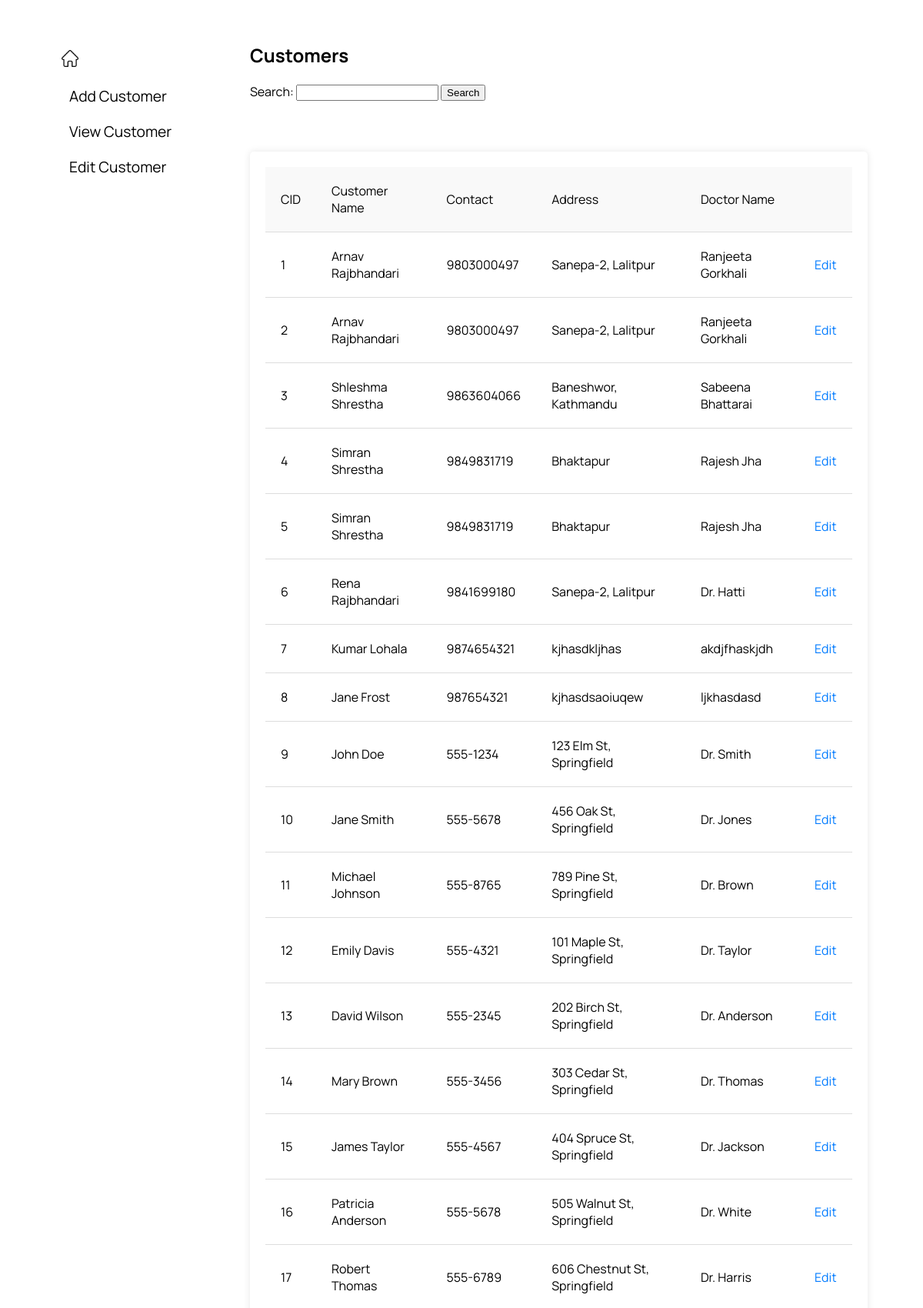
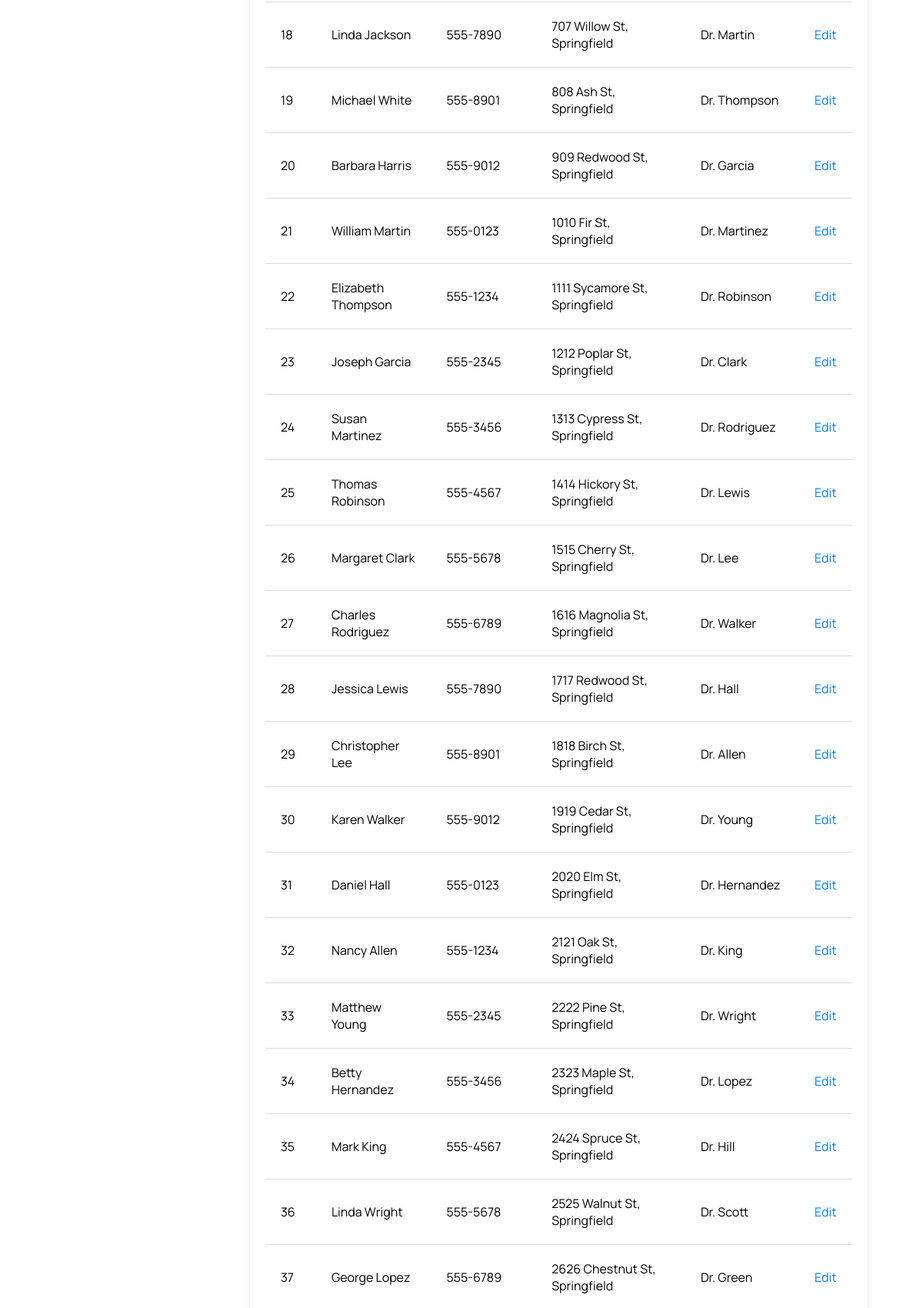
The page /view_customer.php (upper part) on the database its author committed (2 pictures, top to bottom).
### tables this page shows
CREATE TABLE `customer` (
  `cid` int(11) NOT NULL,
  `c_name` varchar(75) NOT NULL,
  `c_contact` varchar(10) NOT NULL,
  `c_address` varchar(75) NOT NULL,
  `doctor_name` varchar(75) NOT NULL
);

### view_customer.php (the view, shortened to what this page needs)
<html>
<head>
    <link rel="stylesheet" type="text/css" href="style-test.css">
</head>
<body>
  <div class="depth-0">
      <div class="nav-depth-1">
        <div class="nav-depth-2">
          <div class="customer-nav-depth-3-links">
            <div class="customer-nav-depth-4-logo">
              <a href="#"><img src="home.png" class="home-logo-img"></a>
            </div>
            <div class="nav-depth-4-links">
              <ul class="nav-links">
                        <li><a href="add_customer.php">Add Customer</a></li>
                        <li><a href="view_customer.php">View Customer</a></li>
                        <li><a href="#">Edit Customer</a></li>
                    </ul>
            </div>
          </div>
        </div>
      </div>
      <div class="container-depth-1">
        <div class="container-depth-2-head-cst">
          <h1>Customers</h1>
        </div>
        <div class="container-depth-2-search-cst">
            <form action="view_customer.php" method="GET">
              <label for="search-customer">Search:</label>
              <input type="text" id="site-search" name="search-customer" value="<?php echo isset($_GET['search-customer']) ? htmlspecialchars($_GET['search-customer']) : ''; ?>" />
              <button type="submit">Search</button>
            </form>
        </div>
        <div class="container-depth-2-content-cst">
              <div style="overflow-y: auto; height: 60%;">
                <table>
                <tr>
                  <th>CID</th>
                  <th>Customer Name</th>
                  <th>Contact</th>
                  <th>Address</th>
                  <th>Doctor Name</th>
                  <th></th>
                </tr>
                <?php
            include 'db_connect.php';
            $sql = "SELECT * FROM customer";
            $result = mysqli_query($conn, $sql);
            if (mysqli_num_rows($result) > 0) {
              while($row = mysqli_fetch_assoc($result)) {
                echo "<tr>";
                echo "<td>" . $row["cid"] . "</td>";
                echo "<td>" . $row["c_name"] . "</td>";
                echo "<td>" . $row["c_contact"] . "</td>";
                echo "<td>" . $row["c_address"] . "</td>";
                echo "<td>" . $row["doctor_name"] . "</td>";
                echo "<td><a href='edit_customer.php?cid=" . $row["cid"] . "'>Edit</a></td>";
                echo "</tr>";
              }
            } else {
              echo "<tr><td colspan='6'>0 results</td></tr>";
            }
            ?>
              </table>
            </div>
        </div>
      </div>
    </div>
</body>
</html>

### style-test.css (style rules this page uses)
body { font-family: 'Manrope'; margin: 0; padding: 0; background-color: #ffffff; opacity: 0; transition: opacity 0.2s ease-in-out; }
body.loaded { opacity: 1; }
body, html { scroll-behavior: smooth; }
.depth-0 { padding: 10px; height: 100vh; width: 100%; display: flex; box-sizing: border-box; }
.nav-depth-1 { width: 25%; margin: 0; padding: 10px; padding-left: 50px ; background-color: #fff; box-sizing: border-box; }
.container-depth-1 { width: 75%; margin: 0; padding: 20px; box-sizing: border-box; }
.nav-depth-2 { display: flex; flex-direction: column; justify-content: space-between; height: 100%; }
.nav-depth-4-links { width: 100%; }
.nav-depth-4-links ul { list-style-type: none; padding: 0; margin: 0; }
.nav-depth-4-links ul li { margin-bottom: 10px; }
.nav-depth-4-links ul li a { text-decoration: none; font-size: 1.2rem; color: black; padding: 5px 10px; display: block; }
.home-logo-img { width: 10%; display: block; margin-bottom: 20px; }
.customer-nav-depth-4-logo { width: 100%; }
.customer-nav-depth-3-links { width: 95%; margin-top: 25px; padding: 20px; }
.container-depth-2-head-cst { margin-bottom: 20px; margin-top:25px ; }
.container-depth-2-head-cst h1 { margin: 0; font-size: 24px; color: #000; }
.container-depth-2-search-cst { display: flex; margin-bottom: 50px; }
.container-depth-2-content-cst { background-color: #fff; padding: 20px; border-radius: 5px; box-shadow: 0 0 10px rgba(0, 0, 0, 0.1); margin-right: 5%; }
.container-depth-2-content-cst table { width: 100%; border-collapse: collapse; }
.container-depth-2-content-cst table th, .container-depth-2-content-cst table td { padding: 20px; text-align: left; border-bottom: 1px solid #ddd; height: 5%; }
.container-depth-2-content-cst table th { background-color: #f9f9f9; font-weight: normal; }
.container-depth-2-content-cst table td a { text-decoration: none; color: #007bff; }

### rows shown on the page
customer: cid "1", c_name "Arnav Rajbhandari", c_contact "9803000497", c_address "Sanepa-2, Lalitpur", doctor_name "Ranjeeta Gorkhali"
customer: cid "2", c_name "Arnav Rajbhandari", c_contact "9803000497", c_address "Sanepa-2, Lalitpur", doctor_name "Ranjeeta Gorkhali"
customer: cid "3", c_name "Shleshma Shrestha", c_contact "9863604066", c_address "Baneshwor, Kathmandu", doctor_name "Sabeena Bhattarai"
customer: cid "4", c_name "Simran Shrestha", c_contact "9849831719", c_address "Bhaktapur", doctor_name "Rajesh Jha"
customer: cid "5", c_name "Simran Shrestha", c_contact "9849831719", c_address "Bhaktapur", doctor_name "Rajesh Jha"
customer: cid "6", c_name "Rena Rajbhandari", c_contact "9841699180", c_address "Sanepa-2, Lalitpur", doctor_name "Dr. Hatti"
customer: cid "7", c_name "Kumar Lohala", c_contact "9874654321", c_address "kjhasdkljhas", doctor_name "akdjfhaskjdh"
customer: cid "8", c_name "Jane Frost", c_contact "987654321", c_address "kjhasdsaoiuqew", doctor_name "ljkhasdasd"
customer: cid "9", c_name "John Doe", c_contact "555-1234", c_address "123 Elm St, Springfield", doctor_name "Dr. Smith"
customer: cid "10", c_name "Jane Smith", c_contact "555-5678", c_address "456 Oak St, Springfield", doctor_name "Dr. Jones"
customer: cid "11", c_name "Michael Johnson", c_contact "555-8765", c_address "789 Pine St, Springfield", doctor_name "Dr. Brown"
customer: cid "12", c_name "Emily Davis", c_contact "555-4321", c_address "101 Maple St, Springfield", doctor_name "Dr. Taylor"
customer: cid "13", c_name "David Wilson", c_contact "555-2345", c_address "202 Birch St, Springfield", doctor_name "Dr. Anderson"
customer: cid "14", c_name "Mary Brown", c_contact "555-3456", c_address "303 Cedar St, Springfield", doctor_name "Dr. Thomas"
customer: cid "15", c_name "James Taylor", c_contact "555-4567", c_address "404 Spruce St, Springfield", doctor_name "Dr. Jackson"
customer: cid "16", c_name "Patricia Anderson", c_contact "555-5678", c_address "505 Walnut St, Springfield", doctor_name "Dr. White"
customer: cid "17", c_name "Robert Thomas", c_contact "555-6789", c_address "606 Chestnut St, Springfield", doctor_name "Dr. Harris"
customer: cid "18", c_name "Linda Jackson", c_contact "555-7890", c_address "707 Willow St, Springfield", doctor_name "Dr. Martin"
customer: cid "19", c_name "Michael White", c_contact "555-8901", c_address "808 Ash St, Springfield", doctor_name "Dr. Thompson"
customer: cid "20", c_name "Barbara Harris", c_contact "555-9012", c_address "909 Redwood St, Springfield", doctor_name "Dr. Garcia"
customer: cid "21", c_name "William Martin", c_contact "555-0123", c_address "1010 Fir St, Springfield", doctor_name "Dr. Martinez"
customer: cid "22", c_name "Elizabeth Thompson", c_contact "555-1234", c_address "1111 Sycamore St, Springfield", doctor_name "Dr. Robinson"
customer: cid "23", c_name "Joseph Garcia", c_contact "555-2345", c_address "1212 Poplar St, Springfield", doctor_name "Dr. Clark"
customer: cid "24", c_name "Susan Martinez", c_contact "555-3456", c_address "1313 Cypress St, Springfield", doctor_name "Dr. Rodriguez"
customer: cid "25", c_name "Thomas Robinson", c_contact "555-4567", c_address "1414 Hickory St, Springfield", doctor_name "Dr. Lewis"
customer: cid "26", c_name "Margaret Clark", c_contact "555-5678", c_address "1515 Cherry St, Springfield", doctor_name "Dr. Lee"
customer: cid "27", c_name "Charles Rodriguez", c_contact "555-6789", c_address "1616 Magnolia St, Springfield", doctor_name "Dr. Walker"
customer: cid "28", c_name "Jessica Lewis", c_contact "555-7890", c_address "1717 Redwood St, Springfield", doctor_name "Dr. Hall"
customer: cid "29", c_name "Christopher Lee", c_contact "555-8901", c_address "1818 Birch St, Springfield", doctor_name "Dr. Allen"
customer: cid "30", c_name "Karen Walker", c_contact "555-9012", c_address "1919 Cedar St, Springfield", doctor_name "Dr. Young"
customer: cid "31", c_name "Daniel Hall", c_contact "555-0123", c_address "2020 Elm St, Springfield", doctor_name "Dr. Hernandez"
customer: cid "32", c_name "Nancy Allen", c_contact "555-1234", c_address "2121 Oak St, Springfield", doctor_name "Dr. King"
customer: cid "33", c_name "Matthew Young", c_contact "555-2345", c_address "2222 Pine St, Springfield", doctor_name "Dr. Wright"
customer: cid "34", c_name "Betty Hernandez", c_contact "555-3456", c_address "2323 Maple St, Springfield", doctor_name "Dr. Lopez"
customer: cid "35", c_name "Mark King", c_contact "555-4567", c_address "2424 Spruce St, Springfield", doctor_name "Dr. Hill"
customer: cid "36", c_name "Linda Wright", c_contact "555-5678", c_address "2525 Walnut St, Springfield", doctor_name "Dr. Scott"
customer: cid "37", c_name "George Lopez", c_contact "555-6789", c_address "2626 Chestnut St, Springfield", doctor_name "Dr. Green"
